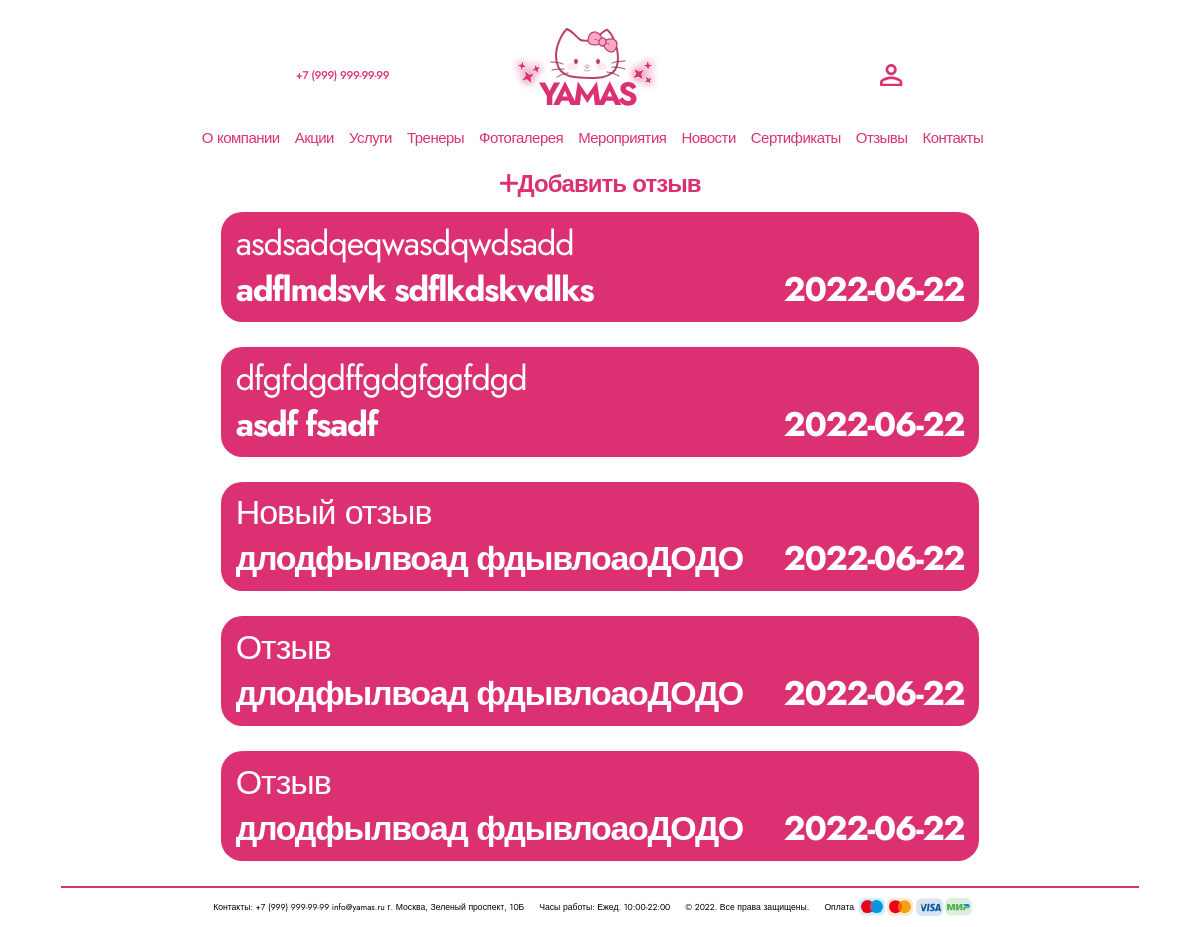
Page /feedback.php on the committed database.
### tables this page shows
CREATE TABLE `feedback` (
  `id_feedback` int(32) NOT NULL,
  `feedback_date` timestamp NOT NULL DEFAULT current_timestamp() ON UPDATE current_timestamp(),
  `review_text` text NOT NULL,
  `id_user` int(11) NOT NULL
);

CREATE TABLE `user_yamas` (
  `id_user` int(32) NOT NULL,
  `user_surname` varchar(128) NOT NULL,
  `user_name` varchar(128) NOT NULL,
  `user_middle_name` varchar(128) NOT NULL,
  `user_phone` varchar(32) NOT NULL,
  `user_login` varchar(128) NOT NULL,
  `user_password` varchar(128) NOT NULL,
  `id_section` int(11) DEFAULT NULL,
  `id_coach` int(11) DEFAULT NULL,
  `id_sport` int(11) DEFAULT NULL
);

### classes/Database.php (called while the page is built, shortened)
<?php
    class Database {
        private $host;
        private $port;
        private $db;
        private $db_usr;
        private $db_pwd;
        private $db_enc;
        public function __construct() {
            $conf = parse_ini_file("Database.ini");
            $this->host = $conf["host"];
            $this->port = $conf["port"];
            $this->db = $conf["db"];
            $this->db_usr = $conf["db_usr"];
            $this->db_pwd = $conf["db_pwd"];
            $this->db_enc = $conf["db_enc"];
        }
        private function getDb() {
            $this->conn = new PDO(
            "mysql:host=$this->host;
                port=$this->port;
                dbname=$this->db;
                charset=$this->db_enc;",
                $this->db_usr,
                $this->db_pwd
            );
            return $this->conn;
        }
        public function getAll($qry, $parm = array()) {
            $rslt = $this->getDb()->prepare($qry);
            $rslt->execute((array)$parm);
            return $rslt->fetchAll(PDO::FETCH_ASSOC);
        }
    }

### feedback.php (the view, shortened to what this page needs)
<?php
$Database = new Database();
$feedbacks = $Database->getAll('SELECT * FROM feedback f INNER JOIN user_yamas u ON f.id_user = u.id_user ORDER BY f.feedback_date DESC');
?>
<!DOCTYPE html>
<html lang="ru">
<head>
    <link rel="stylesheet" href="css/style.css">
    <link rel="stylesheet" href="css/main.css">
</head>
<body>
    <div class="wrapper">
        <?php require "header.php";?>
        <main class="main gg">
            <a href="form_feedback.php" class="add">
                <svg width="18" height="18" viewBox="0 0 18 18" fill="none" xmlns="http://www.w3.org/2000/svg"><rect x="7.19922" width="3" height="18" rx="1" fill="#DB3172"/><rect x="18" y="7.79999" width="3" height="18" rx="1" transform="rotate(90 18 7.79999)" fill="#DB3172"/></svg>
                <h1>Добавить отзыв</h1>
            </a>
            <?php foreach ($feedbacks as $feedback): ?>
                <div class="block">
                    <p><?php echo $feedback['review_text'] ?></p>
                    <div class="nn">
                        <h1><?php echo $feedback['user_name'] . " " . $feedback['user_surname'] ?></h1>
                        <h1><?php echo date('Y-m-d', strtotime($feedback['feedback_date'])) ?></h1>
                    </div>
                </div>
            <?php endforeach;?>
        </main>
        <?php require "footer.php"?>
    </div>
</body>
</html>

### css/style.css (style rules this page uses)
html, body, div, span, applet, object, iframe, h1, h2, h3, h4, h5, h6, p, blockquote, pre, a, abbr, acronym, address, big, cite, code, del, dfn, em, img, ins, kbd, q, s, samp, small, strike, strong, sub, sup, tt, var, b, u, i, center, dl, dt, dd, ol, ul, li, fieldset, form, label, legend, table, caption, tbody, tfoot, thead, tr, th, td, article, aside, canvas, details, embed, figure, figcaption, footer, header, hgroup, menu, nav, output, ruby, section, summary, time, mark, audio, video { margin: 0; padding: 0; border: 0; font-size: 100%; font: inherit; vertical-align: baseline; }
body { line-height: 1; }
html, body { font-family: 'Jost', sans-serif; height: 100%; }
.wrapper { min-height: 100%; display: flex; flex-direction: column; }
.main { flex: 1 1 auto; }
.content h1, h2, p { position: absolute; top: 50%; transform: translateY(-50%); font-weight: 700; font-size: 2.29vw; line-height: 83.3%; letter-spacing: -0.04em; color: #fff; margin-left: 1.82vw; }
.change_3 h1, p, h2 { margin: 0; }
.change_3 h1, h2, p { position: static; transform: none; }
.nw h1, p { color: #fff; width: 26.87vw; }
.ch h1, h2, p, .spec { width: 15.1vw; line-height: 83.3%; letter-spacing: -0.04em; color: #fff; }
.block { margin: 0 1.25vw 1.25vw 0; background-color: #DB3172; color: #fff; padding: 3.14vh 1.77vw; border-radius: 1.77vw; }
.ac h1, h2, p { font-weight: 700; line-height: 83.3%; letter-spacing: -0.04em; }
.rs h3, h2, p { font-weight: 400; font-size: 128px; line-height: 83.3%; letter-spacing: -0.065em; text-align: center; }
.gg .block { width: 60.72vw; margin: 0 auto; padding: 2.22vh 1.25vw; margin-bottom: 3.14vh; }
.gg p { text-align: left; width: 57.76vw; font-weight: 400; font-size: 34px; line-height: 83.3%; letter-spacing: -0.03em; margin-bottom: 2.22vh; }
.gg h1 { font-weight: 700; font-size: 34px; line-height: 83.3%; letter-spacing: -0.04em; }
.nn { display: flex; justify-content: space-between; }
.add h1 { font-weight: 700; font-size: 24px; line-height: 83.3%; letter-spacing: -0.04em; color: #DB3172; }
.add { display: flex; justify-content: center; margin-bottom: 2.22vh; }
.payy h1, p { color: white; }

### css/main.css (style rules this page uses)
html, body, div, span, applet, object, iframe, h1, h2, h3, h4, h5, h6, p, blockquote, pre, a, abbr, acronym, address, big, cite, code, del, dfn, em, img, ins, kbd, q, s, samp, small, strike, strong, sub, sup, tt, var, b, u, i, center, dl, dt, dd, ol, ul, li, fieldset, form, label, legend, table, caption, tbody, tfoot, thead, tr, th, td, article, aside, canvas, details, embed, figure, figcaption, footer, header, hgroup, menu, nav, output, ruby, section, summary, time, mark, audio, video { margin: 0; padding: 0; border: 0; font-size: 100%; font: inherit; vertical-align: baseline; }
body { line-height: 1; }
html, body { font-family: 'Jost', sans-serif; height: 100%; }
.wrapper { min-height: 100%; display: flex; flex-direction: column; }
.main { flex: 1 1 auto; }
a { text-decoration: none; color: #DB3172; font-family: 'Jost', sans-serif; letter-spacing: -0.035em; font-weight: 500; font-size: 0.93vw; }

### rows in the picture
feedback: review_text "asdsadqeqwasdqwdsadd", id_user.user_name "adflmdsvk", id_user.user_surname "sdflkdskvdlks", feedback_date "2022-06-22"
feedback: review_text "dfgfdgdffgdgfggfdgd", id_user.user_name "asdf", id_user.user_surname "fsadf", feedback_date "2022-06-22"
feedback: review_text "Новый отзыв", id_user.user_name "длодфылвоад", id_user.user_surname "фдывлоаоДОДО", feedback_date "2022-06-22"
feedback: review_text "Отзыв", id_user.user_name "длодфылвоад", id_user.user_surname "фдывлоаоДОДО", feedback_date "2022-06-22"
feedback: review_text "Отзыв", id_user.user_name "длодфылвоад", id_user.user_surname "фдывлоаоДОДО", feedback_date "2022-06-22"
